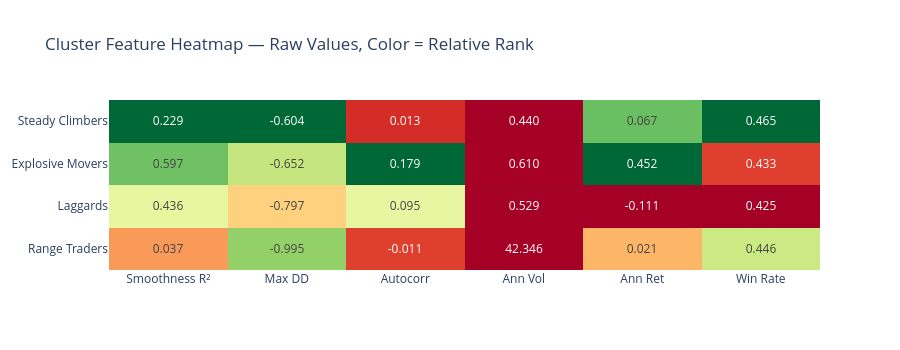

Notebook code cell kept with this figure:
### Markdown cell above
## 7. Sample stocks per cluster + feature heatmap

### Code cell
# Heatmap: cluster mean vs features
heat_data = profile[['r_squared','max_dd','autocorr','ann_vol','ann_ret','pos_ratio']].copy()
heat_data.index = [cluster_names[i] for i in heat_data.index]
heat_data.columns = ['Smoothness R²', 'Max DD', 'Autocorr', 'Ann Vol', 'Ann Ret', 'Win Rate']

# Normalise each column for colour comparison
heat_norm = (heat_data - heat_data.min()) / (heat_data.max() - heat_data.min() + 1e-9)

fig = go.Figure(go.Heatmap(
    z=heat_norm.values.tolist(),
    x=heat_norm.columns.tolist(),
    y=heat_norm.index.tolist(),
    colorscale='RdYlGn',
    text=[[f'{v:.3f}' for v in row] for row in heat_data.values],
    texttemplate='%{text}',
    showscale=False
))
fig.update_layout(
    title='Cluster Feature Heatmap — Raw Values, Color = Relative Rank',
    height=350
)
fig.show()

# Sample 5 stocks per cluster
print('\nSample stocks per cluster:')
for name in feat_df['cluster_name'].unique():
    samples = feat_df[feat_df['cluster_name']==name].nlargest(5,'ann_ret').index.tolist()
    print(f'  {name}: {samples}')

### Figure 1 — Plotly figure (JSON) as saved in the notebook; plotly's stock layout.template omitted (floating-point values rounded to 4 significant figures)
{"data": [{"colorscale": [[0, "rgb(165,0,38)"], [0.1, "rgb(215,48,39)"], [0.2, "rgb(244,109,67)"], [0.3, "rgb(253,174,97)"], [0.4, "rgb(254,224,139)"], [0.5, "rgb(255,255,191)"], [0.6, "rgb(217,239,139)"], [0.7, "rgb(166,217,106)"], [0.8, "rgb(102,189,99)"], [0.9, "rgb(26,152,80)"], [1, "rgb(0,104,55)"]], "showscale": false, "text": [["0.037", "-0.995", "-0.011", "42.346", "0.021", "0.446"], ["0.436", "-0.797", "0.095", "0.529", "-0.111", "0.425"], ["0.597", "-0.652", "0.179", "0.610", "0.452", "0.433"], ["0.229", "-0.604", "0.013", "0.440", "0.067", "0.465"], ["0.751", "-0.459", "0.007", "0.412", "0.336", "0.489"]], "texttemplate": "%{text}", "type": "heatmap", "x": ["Smoothness R²", "Max DD", "Autocorr", "Ann Vol", "Ann Ret", "Win Rate"], "y": ["Range Traders", "Laggards", "Explosive Movers", "Range Traders", "Steady Climbers"], "z": [[0, 0, 0, 1.0, 0.2345, 0.3281], [0.5588, 0.3694, 0.5579, 0.00279, 0, 0], [0.7843, 0.6399, 1.0, 0.004722, 1.0, 0.125], [0.2689, 0.7295, 0.1263, 0.0006677, 0.3162, 0.625], [1.0, 1.0, 0.09474, 0, 0.794, 1.0]]}], "layout": {"height": 350, "title": {"text": "Cluster Feature Heatmap — Raw Values, Color = Relative Rank"}}}
